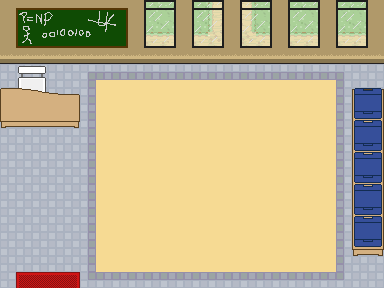

The image is a tile-based game level rendered from a .tmx file. Its description and source (layers, tilesets, objects; grid data summarised) follow:
An orthogonal 24x18 tile map with 16x16 px tiles, 7 tile layers (Floor+Walls, Under Furnitue, Desk, Furniture, ...), 2 tilesets and 16 objects (5x gate, area, npc, player, door).

<map version="1.0" orientation="orthogonal" renderorder="right-down" width="24" height="18" tilewidth="16" tileheight="16" nextobjectid="25">
 <tileset firstgid="1" name="soulsilver tileset" tilewidth="16" tileheight="16" spacing="1" margin="1">
  <image source="soulsilver tileset.png" width="2738" height="1684" />
 </tileset>
 <tileset firstgid="15940" name="tileset2" tilewidth="16" tileheight="16">
  <image source="tileset2.png" width="2048" height="2048" />
 </tileset>
 <layer name="Floor+Walls" width="24" height="18">
  <data>[432 cells, 432 non-empty, 4 distinct tile ids]</data>
 </layer>
 <layer name="Under Furnitue" width="24" height="18">
  <data>[432 cells, 242 non-empty, 8 distinct tile ids]</data>
 </layer>
 <layer name="Desk" width="24" height="18">
  <data>[432 cells, 37 non-empty, 37 distinct tile ids]</data>
 </layer>
 <layer name="Furniture" width="24" height="18">
  <data>[432 cells, 18 non-empty, 6 distinct tile ids]</data>
 </layer>
 <layer name="Outide" width="24" height="18">
  <data>[432 cells, 32 non-empty, 6 distinct tile ids]</data>
 </layer>
 <layer name="Window Frames" width="24" height="18">
  <data>[432 cells, 55 non-empty, 31 distinct tile ids]</data>
 </layer>
 <layer name="OnTop" width="24" height="18">
  <data>[432 cells, 12 non-empty, 6 distinct tile ids]</data>
 </layer>
 <objectgroup name="Puzzle" visible="0">
  <object id="1" name="PlayArea" type="area" x="96" y="80" width="240" height="192" />
  <object id="2" name="Gate1" type="gate" x="352" y="96" width="32" height="16" />
  <object id="3" name="Gate2" type="gate" x="352" y="128" width="32" height="16" />
  <object id="4" name="Gate3" type="gate" x="352" y="160" width="32" height="16" />
  <object id="5" name="Gate4" type="gate" x="352" y="192" width="32" height="16" />
  <object id="7" name="Gate5" type="gate" x="352" y="224" width="32" height="16" />
 </objectgroup>
 <objectgroup name="Entities">
  <object id="10" name="Teacher" type="npc" x="16" y="128" width="32" height="16">
   <properties>
    <property name="dialogEntityId" value="Teacher" />
    <property name="facing" value="down" />
    <property name="sprite" value="SeniorStudent" />
   </properties>
  </object>
  <object id="13" name="Player" type="player" x="32" y="240" width="32" height="32">
   <properties>
    <property name="facing" value="up" />
   </properties>
  </object>
 </objectgroup>
 <objectgroup name="Doors">
  <object id="12" name="Exit" type="door" x="16" y="288" width="64" height="16" />
 </objectgroup>
 <objectgroup name="Solids">
  <object id="15" x="0" y="0" width="384" height="64" />
  <object id="17" x="352" y="88" width="32" height="168" />
  <object id="18" x="-16" y="0" width="16" height="288" />
  <object id="20" x="-16" y="288" width="416" height="16" />
  <object id="21" x="384" y="0" width="16" height="288" />
  <object id="22" x="0" y="64" width="48" height="64" />
  <object id="23" x="48" y="96" width="32" height="32" />
 </objectgroup>
</map>
